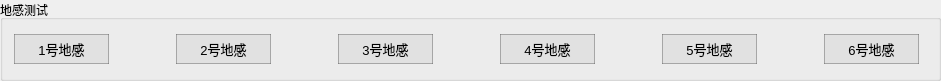
       <widget class="QGroupBox" name="groupBox_5">
        <property name="geometry">
         <rect>
          <x>320</x>
          <y>0</y>
          <width>941</width>
          <height>81</height>
         </rect>
        </property>
        <property name="title">
         <string>地感测试</string>
        </property>
        <layout class="QGridLayout" name="gridLayout_5">
         <property name="rightMargin">
          <number>19</number>
         </property>
         <item row="1" column="0">
          <layout class="QHBoxLayout" name="horizontalLayout_15">
           <item>
            <layout class="QHBoxLayout" name="horizontalLayout_14"/>
           </item>
           <item>
            <widget class="QPushButton" name="button_trigger1_A">
             <property name="minimumSize">
              <size>
               <width>95</width>
               <height>30</height>
              </size>
             </property>
             <property name="font">
              <font>
               <pointsize>10</pointsize>
              </font>
             </property>
             <property name="styleSheet">
              <string notr="true">QPushButton{
	border-style:solid;
	border-width:1px;
	color: rgb(0, 0, 0);
	background-color: rgba(225, 225, 225);
	border-color:rgba(100, 100, 100, 120);
}

QPushButton:hover{
	color:rgba(0,0,0,200);
	background-color:rgb(240, 248, 248);
	border-color: rgb(0, 150, 250);
}

QPushButton:pressed{
	border-style:inset;
	color:rgba(0,0,0,150);
	background-color: rgba(225, 225, 225);
	border-color: rgba(0, 163, 245);
}</string>
             </property>
             <property name="text">
              <string>1号地感</string>
             </property>
            </widget>
           </item>
           <item>
            <spacer name="horizontalSpacer_14">
             <property name="orientation">
              <enum>Qt::Horizontal</enum>
             </property>
             <property name="sizeHint" stdset="0">
              <size>
               <width>40</width>
               <height>20</height>
              </size>
             </property>
            </spacer>
           </item>
           <item>
            <layout class="QVBoxLayout" name="verticalLayout">
             <item>
              <widget class="QPushButton" name="button_trigger2_A">
               <property name="minimumSize">
                <size>
                 <width>95</width>
                 <height>30</height>
                </size>
               </property>
               <property name="font">
                <font>
                 <pointsize>10</pointsize>
                </font>
               </property>
               <property name="styleSheet">
                <string notr="true">QPushButton{
	border-style:solid;
	border-width:1px;
	color: rgb(0, 0, 0);
	background-color: rgba(225, 225, 225);
	border-color:rgba(100, 100, 100, 120);
}

QPushButton:hover{
	color:rgba(0,0,0,200);
	background-color:rgb(240, 248, 248);
	border-color: rgb(0, 150, 250);
}

QPushButton:pressed{
	border-style:inset;
	color:rgba(0,0,0,150);
	background-color: rgba(225, 225, 225);
	border-color: rgba(0, 163, 245);
}</string>
               </property>
               <property name="text">
                <string>2号地感</string>
               </property>
              </widget>
             </item>
            </layout>
           </item>
           <item>
            <spacer name="horizontalSpacer_15">
             <property name="orientation">
              <enum>Qt::Horizontal</enum>
             </property>
             <property name="sizeHint" stdset="0">
              <size>
               <width>40</width>
               <height>20</height>
              </size>
             </property>
            </spacer>
           </item>
           <item>
            <layout class="QVBoxLayout" name="verticalLayout_10">
             <item>
              <widget class="QPushButton" name="button_trigger3_A">
               <property name="minimumSize">
                <size>
                 <width>95</width>
                 <height>30</height>
                </size>
               </property>
               <property name="font">
                <font>
                 <pointsize>10</pointsize>
                </font>
               </property>
               <property name="styleSheet">
                <string notr="true">QPushButton{
	border-style:solid;
	border-width:1px;
	color: rgb(0, 0, 0);
	background-color: rgba(225, 225, 225);
	border-color:rgba(100, 100, 100, 120);
}

QPushButton:hover{
	color:rgba(0,0,0,200);
	background-color:rgb(240, 248, 248);
	border-color: rgb(0, 150, 250);
}

QPushButton:pressed{
	border-style:inset;
	color:rgba(0,0,0,150);
	background-color: rgba(225, 225, 225);
	border-color: rgba(0, 163, 245);
}</string>
               </property>
               <property name="text">
                <string>3号地感</string>
               </property>
              </widget>
             </item>
            </layout>
           </item>
           <item>
            <spacer name="horizontalSpacer_35">
             <property name="orientation">
              <enum>Qt::Horizontal</enum>
             </property>
             <property name="sizeHint" stdset="0">
              <size>
               <width>40</width>
               <height>20</height>
              </size>
             </property>
            </spacer>
           </item>
           <item>
            <layout class="QVBoxLayout" name="verticalLayout_12">
             <item>
              <widget class="QPushButton" name="button_trigger4_A">
               <property name="minimumSize">
                <size>
                 <width>95</width>
                 <height>30</height>
                </size>
               </property>
               <property name="font">
                <font>
                 <pointsize>10</pointsize>
                </font>
               </property>
               <property name="styleSheet">
                <string notr="true">QPushButton{
	border-style:solid;
	border-width:1px;
	color: rgb(0, 0, 0);
	background-color: rgba(225, 225, 225);
	border-color:rgba(100, 100, 100, 120);
}

QPushButton:hover{
	color:rgba(0,0,0,200);
	background-color:rgb(240, 248, 248);
	border-color: rgb(0, 150, 250);
}

QPushButton:pressed{
	border-style:inset;
	color:rgba(0,0,0,150);
	background-color: rgba(225, 225, 225);
	border-color: rgba(0, 163, 245);
}</string>
               </property>
               <property name="text">
                <string>4号地感</string>
               </property>
              </widget>
             </item>
            </layout>
           </item>
           <item>
            <spacer name="horizontalSpacer_36">
             <property name="orientation">
              <enum>Qt::Horizontal</enum>
             </property>
             <property name="sizeHint" stdset="0">
              <size>
               <width>40</width>
               <height>20</height>
              </size>
             </property>
            </spacer>
           </item>
           <item>
            <layout class="QVBoxLayout" name="verticalLayout_13">
             <item>
              <widget class="QPushButton" name="button_trigger5_A">
               <property name="minimumSize">
                <size>
                 <width>95</width>
                 <height>30</height>
                </size>
               </property>
               <property name="font">
                <font>
                 <pointsize>10</pointsize>
                </font>
               </property>
               <property name="styleSheet">
                <string notr="true">QPushButton{
	border-style:solid;
	border-width:1px;
	color: rgb(0, 0, 0);
	background-color: rgba(225, 225, 225);
	border-color:rgba(100, 100, 100, 120);
}

QPushButton:hover{
	color:rgba(0,0,0,200);
	background-color:rgb(240, 248, 248);
	border-color: rgb(0, 150, 250);
}

QPushButton:pressed{
	border-style:inset;
	color:rgba(0,0,0,150);
	background-color: rgba(225, 225, 225);
	border-color: rgba(0, 163, 245);
}</string>
               </property>
               <property name="text">
                <string>5号地感</string>
               </property>
              </widget>
             </item>
            </layout>
           </item>
           <item>
            <spacer name="horizontalSpacer_37">
             <property name="orientation">
              <enum>Qt::Horizontal</enum>
             </property>
             <property name="sizeHint" stdset="0">
              <size>
               <width>40</width>
               <height>20</height>
              </size>
             </property>
            </spacer>
           </item>
           <item>
            <layout class="QVBoxLayout" name="verticalLayout_14">
             <item>
              <widget class="QPushButton" name="button_trigger6_A">
               <property name="minimumSize">
                <size>
                 <width>95</width>
                 <height>30</height>
                </size>
               </property>
               <property name="font">
                <font>
                 <pointsize>10</pointsize>
                </font>
               </property>
               <property name="styleSheet">
                <string notr="true">QPushButton{
	border-style:solid;
	border-width:1px;
	color: rgb(0, 0, 0);
	background-color: rgba(225, 225, 225);
	border-color:rgba(100, 100, 100, 120);
}

QPushButton:hover{
	color:rgba(0,0,0,200);
	background-color:rgb(240, 248, 248);
	border-color: rgb(0, 150, 250);
}

QPushButton:pressed{
	border-style:inset;
	color:rgba(0,0,0,150);
	background-color: rgba(225, 225, 225);
	border-color: rgba(0, 163, 245);
}</string>
               </property>
               <property name="text">
                <string>6号地感</string>
               </property>
              </widget>
             </item>
            </layout>
           </item>
          </layout>
         </item>
        </layout>
       </widget>
